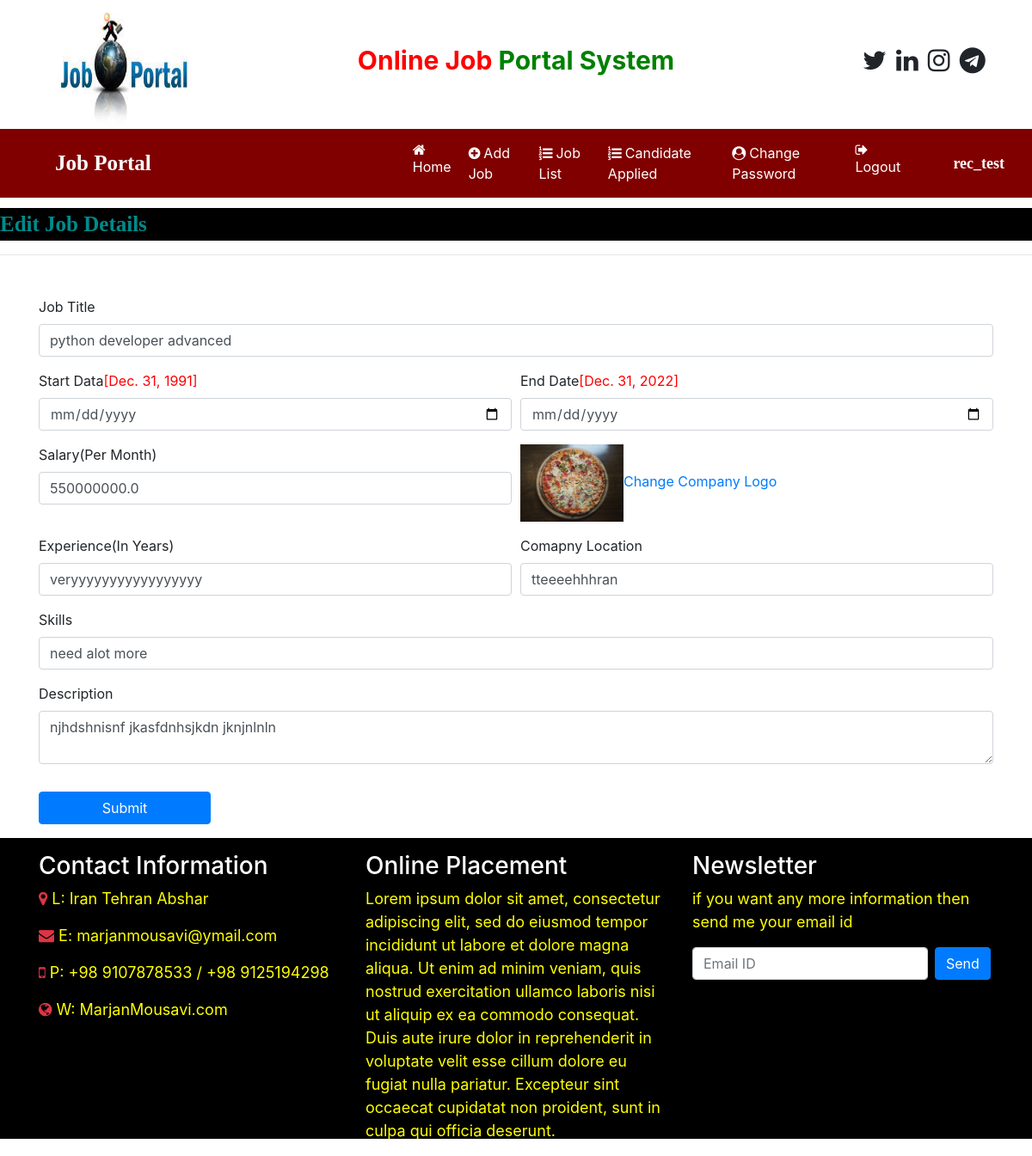
Screenshot of /edit_jobdetail/1 (signed in) with the database file from the repository.
### job/models.py (models this page shows, shortened)
class Job(models.Model):
    recruiter = models.ForeignKey(Recruiter,on_delete=models.CASCADE)
    start_date = models.DateField()
    end_date = models.DateField()
    title = models.CharField(max_length=100)
    salary = models.FloatField(max_length=20)
    image = models.FileField()
    description = models.CharField(max_length=300)
    experience = models.CharField(max_length=50)
    location = models.CharField(max_length=100)
    skills = models.CharField(max_length=100)
    creationdate = models.DateField()

### job/views.py (the view, shortened to what this page needs)
# urls.py: path('edit_jobdetail/<int:pid>', edit_jobdetail, name='edit_jobdetail'),
def edit_jobdetail(request,pid):
    if not request.user.is_authenticated:
        return redirect('job:recruiter_login')
    error = ''
    job = Job.objects.get(id=pid)
    d = {'error' : error,'job':job}
    return render(request, 'job/edit_jobdetail.html',d)

### job/templates/job/edit_jobdetail.html (shortened to what this page needs)
{% load static %}
{% block body %}
{% include 'job/recruiter_navigation.html' %}
<marquee behavior="" direction="" style="font-family: cursive; font-size: 25px; color: darkcyan;background-color: black; font-weight: bold; margin-top: 1%;">
    Edit Job Details
</marquee>
<hr>
<form action="" method="POST" class="container mt-5" enctype="multipart/form-data">
    <div class="form-row">
        <div class="form-group col-md-12">
            <label for="">Job Title</label>
            <input type="text" class="form-control" name="jobtitle" value="{{job.title}}" required>
        </div>
    </div>
    <div class="form-row">
        <div class="form-group col-md-6">
            <label for="">Start Data</label><span style="color: red;"">[{{job.start_date}}]</span>
            <input type="date" class="form-control" name="startdate">
        </div>
        <div class="form-group col-md-6">
            <label for="">End Date</label><span style="color: red;"">[{{job.end_date}}]</span>
            <input type="date" class="form-control" name="enddate">
        </div>
    </div>
    <div class="form-row">
        <div class="form-group col-md-6">
            <label for="">Salary(Per Month)</label>
            <input type="text" class="form-control" name="salary" value="{{job.salary}}" required>
        </div>
        <div class="form-group col-md-6">
            <img src="{{job.image.url}}" width="120" height="90"><a href="{% url 'job:change_companylogo' job.id %}">Change Company Logo</a>
        </div>
    </div>
    <div class="form-row">
        <div class="form-group col-md-6">
            <label for="">Experience(In Years)</label>
            <input type="text" class="form-control" name="experience" value="{{job.experience}}" required>
        </div>
        <div class="form-group col-md-6">
            <label for="">Comapny Location</label>
            <input type="text" class="form-control" name="location" value="{{job.location}}" required>
        </div>
    </div>
    <div class="form-row">
        <div class="form-group col-md-12">
            <label for="">Skills</label>
            <input type="text" class="form-control" name="skills" placeholder="Skills Required" value="{{job.skills}}" required>
        </div>
    </div>
    <div class="form-row">
        <div class="form-group col-md-12">
            <label for="">Description</label>
            <textarea  class="form-control" name="description" required>{{job.description}}</textarea>
        </div>
    </div>
    <input type="submit" value="Submit" class="btn btn-primary mt-3" style="width: 200px;">
</form>
{% include 'job/footer.html' %}
{% endblock body %}

### job/templates/job/recruiter_navigation.html (shortened to what this page needs)
<html>
    <head>
        {% load static %}
        <link rel="stylesheet" href="https://maxcdn.bootstrapcdn.com/bootstrap/4.5.2/css/bootstrap.min.css">
        <link rel="stylesheet" href="https://cdnjs.cloudflare.com/ajax/libs/font-awesome/4.7.0/css/font-awesome.min.css">
    </head>
    <body>
        <div class="container">
            <div class="row">
                <div class="col-sm-3">
                    <img src="{% static 'job/images/download.jpeg' %}" width="180px;" height="150px;">
                </div>
                <div class="col-sm-6 mt-5 text-center">
                    <span style="font-weight: bold; font-size: 30px;">
                        <span style="color:red;">Online Job</span>
                        <span style="color:green;">Portal System</span>
                    </span>
                </div>
                <div class="col-sm-3 mt-5" style="padding-left: 10%;">
                    <span style="font-weight: bold; font-size: 30px;">
                        <span><i class="fa fa-twitter pl-1"></i></span>
                        <span><i class="fa fa-linkedin pl-1"></i></span>
                        <span><i class="fa fa-instagram pl-1"></i></span>
                        <span><i class="fa fa-telegram pl-1"></i></span>
                    </span>
                </div>
            </div>
        </div>
        <nav class="navbar navbar-expand-sm" style="background-color: maroon;">
            <a href="" class="navbar-brand text-white pl-5 font-weight-bold" style="font-family: cursive; font-size: 25px;">Job Portal</a>
            <ul class="navbar-nav">
                <li class="nav-item">
                    <a href="{% url 'job:recruiter_home' %}" class="nav-link" style="margin-left: 280px;;"><i class="fa fa-home mr-1"></i>Home</a>
                </li>
                <li class="nav-item">
                    <a href="{% url 'job:add_job' %}" class="nav-link"><i class="fa fa-plus-circle mr-1"></i>Add Job</a>
                </li>
                <li class="nav-item">
                    <a href="{% url 'job:job_list' %}" class="nav-link"><i class="fa fa-list-ol mr-1"></i>Job List</a>
                </li>
                <li class="nav-item">
                    <a href="{% url 'job:applied_candidatelist' %}" class="nav-link"><i class="fa fa-list-ol mr-1"></i>Candidate Applied</a>
                </li>
                <li class="nav-item">
                    <a href="{% url 'job:change_passwordrecruiter' %}" class="nav-link"><i class="fa fa-user-circle mr-1"></i>Change Password</a>
                </li>
                <li class="nav-item">
                    <a href="{% url 'job:Logout' %}" class="nav-link"><i class="fa fa-sign-out mr-1"></i>Logout</a>
                </li>
            </ul>
            <a href="" class="navbar-brand text-white pl-5 font-weight-bold" style="font-family: cursive; font-size: 18px;">{{request.user.first_name}}</a>
        </nav>
    </body>
</html>

### job/templates/job/recruiter_navigation.html (style rules this page uses)
.nav-link { color: white !important; margin-right: 4px; }

### rows the page displays
Job: jobtitle "python developer advanced", start_date "Dec. 31, 1991", end_date "Dec. 31, 2022", salary "550000000.0", image (picture), experience "veryyyyyyyyyyyyyyyyy", location "tteeeehhhran", skills "need alot more", description "njhdshnisnf jkasfdnhsjkdn jknjnlnln"

### other values shown
{{ request.user.first_name }} "rec_test"
